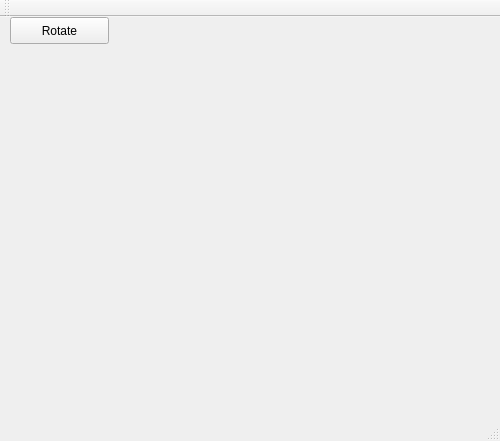
<?xml version="1.0" encoding="UTF-8"?>
<ui version="4.0">
 <class>MainWindow</class>
 <widget class="QMainWindow" name="MainWindow">
  <property name="geometry">
   <rect>
    <x>0</x>
    <y>0</y>
    <width>500</width>
    <height>441</height>
   </rect>
  </property>
  <property name="windowTitle">
   <string>MainWindow</string>
  </property>
  <widget class="QWidget" name="centralWidget">
   <widget class="QPushButton" name="pushButton">
    <property name="geometry">
     <rect>
      <x>10</x>
      <y>0</y>
      <width>99</width>
      <height>27</height>
     </rect>
    </property>
    <property name="text">
     <string>Rotate</string>
    </property>
   </widget>
  </widget>
  <widget class="QMenuBar" name="menuBar">
   <property name="geometry">
    <rect>
     <x>0</x>
     <y>0</y>
     <width>500</width>
     <height>25</height>
    </rect>
   </property>
  </widget>
  <widget class="QToolBar" name="mainToolBar">
   <attribute name="toolBarArea">
    <enum>TopToolBarArea</enum>
   </attribute>
   <attribute name="toolBarBreak">
    <bool>false</bool>
   </attribute>
  </widget>
  <widget class="QStatusBar" name="statusBar"/>
 </widget>
 <layoutdefault spacing="6" margin="11"/>
 <resources/>
 <connections>
  <connection>
   <sender>pushButton</sender>
   <signal>pressed()</signal>
   <receiver>MainWindow</receiver>
   <slot>repaint()</slot>
   <hints>
    <hint type="sourcelabel">
     <x>59</x>
     <y>51</y>
    </hint>
    <hint type="destinationlabel">
     <x>249</x>
     <y>220</y>
    </hint>
   </hints>
  </connection>
 </connections>
</ui>
